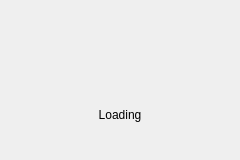
<?xml version="1.0" encoding="UTF-8"?>
<ui version="4.0">
 <class>WaitingWidget</class>
 <widget class="QWidget" name="WaitingWidget">
  <property name="windowModality">
   <enum>Qt::WindowModality::WindowModal</enum>
  </property>
  <property name="geometry">
   <rect>
    <x>0</x>
    <y>0</y>
    <width>240</width>
    <height>160</height>
   </rect>
  </property>
  <property name="windowTitle">
   <string>Waiting</string>
  </property>
  <layout class="QVBoxLayout" name="verticalLayout">
   <item>
    <spacer name="verticalSpacer_2">
     <property name="orientation">
      <enum>Qt::Orientation::Vertical</enum>
     </property>
     <property name="sizeType">
      <enum>QSizePolicy::Policy::Expanding</enum>
     </property>
     <property name="sizeHint" stdset="0">
      <size>
       <width>20</width>
       <height>40</height>
      </size>
     </property>
    </spacer>
   </item>
   <item alignment="Qt::AlignmentFlag::AlignHCenter">
    <widget class="QLabel" name="image">
     <property name="sizePolicy">
      <sizepolicy hsizetype="Preferred" vsizetype="Preferred">
       <horstretch>0</horstretch>
       <verstretch>0</verstretch>
      </sizepolicy>
     </property>
     <property name="minimumSize">
      <size>
       <width>64</width>
       <height>64</height>
      </size>
     </property>
     <property name="maximumSize">
      <size>
       <width>64</width>
       <height>64</height>
      </size>
     </property>
     <property name="text">
      <string/>
     </property>
    </widget>
   </item>
   <item>
    <widget class="QLabel" name="info">
     <property name="text">
      <string>Loading</string>
     </property>
     <property name="alignment">
      <set>Qt::AlignmentFlag::AlignCenter</set>
     </property>
    </widget>
   </item>
   <item>
    <spacer name="verticalSpacer">
     <property name="orientation">
      <enum>Qt::Orientation::Vertical</enum>
     </property>
     <property name="sizeHint" stdset="0">
      <size>
       <width>20</width>
       <height>40</height>
      </size>
     </property>
    </spacer>
   </item>
  </layout>
 </widget>
 <layoutdefault spacing="6" margin="11"/>
 <resources/>
 <connections/>
</ui>
